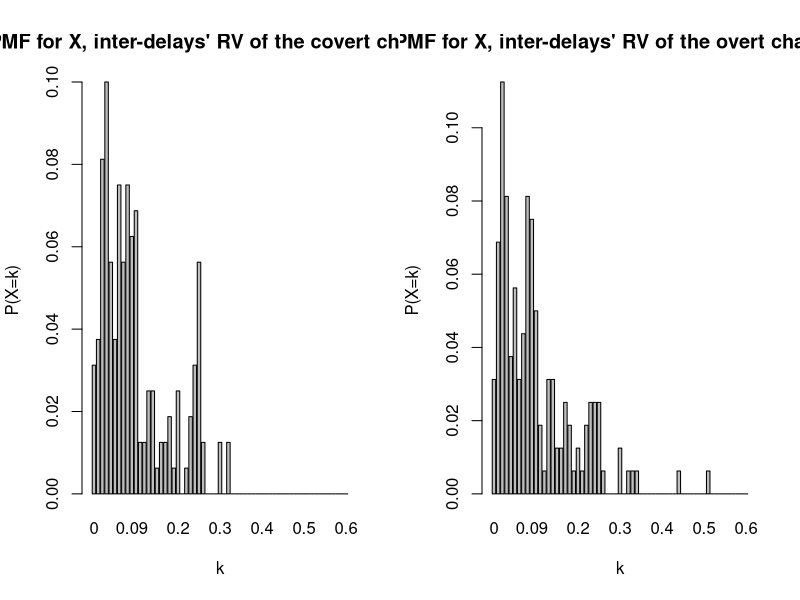
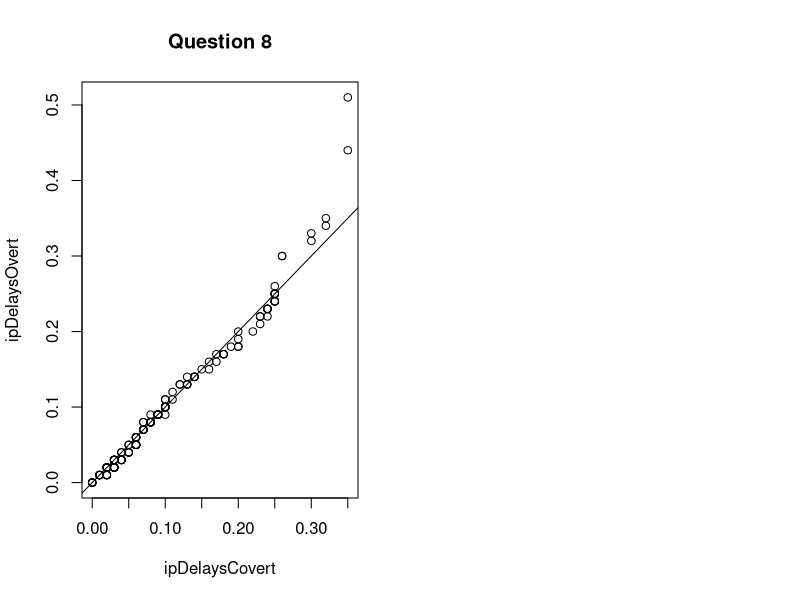

Source code (R) for these figures, in order:
old.par <- par(mfrow = c(1, 2)) #this line and par(old.par) allow multiple plots for this problem
							  #(http://www.dummies.com/programming/r/how-to-put-multiple-plots-on-a-single-page-in-r/)

#Question 5
overtData = read.csv("Traffic_data_orig.csv")
secretMessage = c(0, 1, 1, 1, 0, 1, 0, 0, 0, 1, 1, 0, 1, 0, 0, 0, 0, 1, 1, 0, 1, 0, 0, 1, 0, 1, 1, 1, 0, 0, 1, 1,
	 0, 1, 1, 0, 1, 0, 0, 1, 0, 1, 1, 1, 0, 0, 1, 1, 0, 1, 1, 0, 0, 0, 0, 1, 0, 1, 1, 1, 0, 0, 1, 1, 0, 1, 1, 0,
	  0, 1, 0, 1, 0, 1, 1, 0, 0, 0, 1, 1, 0, 1, 1, 1, 0, 0, 1, 0, 0, 1, 1, 0, 0, 1, 0, 1, 0, 1, 1, 1, 0, 1, 0, 0, 
	  0, 1, 1, 0, 1, 1, 0, 1, 0, 1, 1, 0, 0, 1, 0, 1, 0, 1, 1, 1, 0, 0, 1, 1, 0, 1, 1, 1, 0, 0, 1, 1, 0, 1, 1, 0,
	   0, 0, 0, 1, 0, 1, 1, 0, 0, 1, 1, 1, 0, 1, 1, 0, 0, 1, 0, 1)
covertData = overtData[1:(length(secretMessage) + 1),]
#here we will only consider the part of the overt channel equal to the length of the covert one
overtData = overtData[1:nrow(covertData),]

#Instanciate vectors to store inter packet delays for PMF histograms
ipDelaysCovert = numeric(nrow(covertData) - 1)
ipDelaysOvert = numeric(nrow(overtData) - 1)

#Compute inter-delay values for overt channel
for (i in 2:nrow(overtData)) {
    ipDelaysOvert[i - 1] = round(overtData[i, 2] - overtData[i - 1, 2], 2)
    }
#first we need to sort the ip-delays of the overt channel
#then we need to find the index of the median in the sorted ip-delays of the overt channel
sortedOvertDelays = sort(ipDelaysOvert)
med = match(median(ipDelaysOvert),sort(ipDelaysOvert))

for (i in 2:(length(secretMessage) + 1)) {
	#Insertion of the secret message using packet delays
	if (secretMessage[i - 1] == 0)
		covertData[i, 2] = sample(sortedOvertDelays[1:med], 1)
	else
		covertData[i, 2] = sample(sortedOvertDelays[med:length(sortedOvertDelays)], 1)
	covertData[i, 2] = covertData[i, 2] + covertData[i - 1, 2]
}



#Here we assume delays will be between 0 and 0.6 sec
possibleInterDelays = seq.int(0, 0.6, 0.01)

#Compute inter-delay values for covert channel
for (i in 2:nrow(overtData)) {
		ipDelaysCovert[i - 1] = round(covertData[i, 2] - covertData[i - 1, 2], 2)
}

#Instanciate vectors to store inter-delay probabilities
probaCovert = numeric(length(possibleInterDelays))
probaOvert = numeric(length(possibleInterDelays))
for (i in 1:length(possibleInterDelays)){
	#Store inter-delay probabilities
	probaOvert[i] = mean(ipDelaysOvert == possibleInterDelays[i])
	probaCovert[i] = mean(ipDelaysCovert == possibleInterDelays[i])
}

#Plot histograms for the inter-delay channels PMF's
names(probaCovert) = possibleInterDelays
barplot(probaCovert, main = "PMF for X, inter-delays' RV of the covert channel", xlab = "k", ylab = "P(X=k)")
names(probaOvert) = possibleInterDelays
barplot(probaOvert, main = "PMF for X, inter-delays' RV of the overt channel", xlab = "k", ylab = "P(X=k)")



# ### Detection ###
#Question 8

qqplot(ipDelaysCovert, ipDelaysOvert, main="Question 8")
abline(a=0,b=1)



